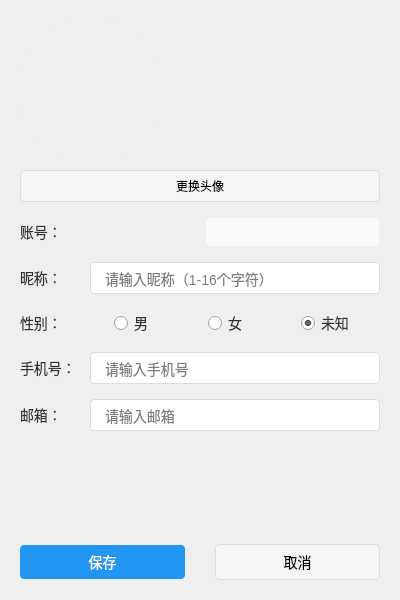
<?xml version="1.0" encoding="UTF-8"?>
<ui version="4.0">
 <class>ProfileRefreshDialog</class>
 <widget class="QDialog" name="ProfileRefreshDialog">
  <property name="geometry">
   <rect>
    <x>0</x>
    <y>0</y>
    <width>400</width>
    <height>600</height>
   </rect>
  </property>
  <property name="windowTitle">
   <string>编辑个人资料</string>
  </property>
  <property name="fixedSize" stdset="0">
   <size>
    <width>400</width>
    <height>600</height>
   </size>
  </property>
  <layout class="QVBoxLayout" name="verticalLayout">
   <property name="spacing">
    <number>15</number>
   </property>
   <property name="leftMargin">
    <number>20</number>
   </property>
   <property name="topMargin">
    <number>20</number>
   </property>
   <property name="rightMargin">
    <number>20</number>
   </property>
   <property name="bottomMargin">
    <number>20</number>
   </property>
   <item>
    <layout class="QVBoxLayout" name="avatarLayout">
     <property name="spacing">
      <number>10</number>
     </property>
     <item>
      <widget class="QLabel" name="lblAvatar">
       <property name="minimumSize">
        <size>
         <width>140</width>
         <height>140</height>
        </size>
       </property>
       <property name="maximumSize">
        <size>
         <width>140</width>
         <height>140</height>
        </size>
       </property>
       <property name="styleSheet">
        <string notr="true">background-color: #f0f0f0; border-radius: 70px; border: 1px solid #eee;</string>
       </property>
       <property name="alignment">
        <set>Qt::AlignmentFlag::AlignCenter</set>
       </property>
      </widget>
     </item>
     <item>
      <widget class="QPushButton" name="btnChangeAvatar">
       <property name="styleSheet">
        <string notr="true">padding: 6px 12px; background: #f5f5f5; border: 1px solid #ddd; border-radius: 4px;</string>
       </property>
       <property name="text">
        <string>更换头像</string>
       </property>
      </widget>
     </item>
    </layout>
   </item>
   <item>
    <layout class="QHBoxLayout" name="accountLayout">
     <property name="spacing">
      <number>10</number>
     </property>
     <item>
      <widget class="QLabel" name="lblAccountLabel">
       <property name="styleSheet">
        <string notr="true">font-size: 14px; color: #333; min-width: 60px; text-align: right;</string>
       </property>
       <property name="text">
        <string>账号：</string>
       </property>
      </widget>
     </item>
     <item>
      <widget class="QLabel" name="lblUsername">
       <property name="styleSheet">
        <string notr="true">font-size: 14px; color: #666; background-color: #f9f9f9; padding: 6px 12px; border-radius: 4px; border: 1px solid #eee;</string>
       </property>
      </widget>
     </item>
    </layout>
   </item>
   <item>
    <layout class="QHBoxLayout" name="nicknameLayout">
     <property name="spacing">
      <number>10</number>
     </property>
     <item>
      <widget class="QLabel" name="lblNicknameLabel">
       <property name="styleSheet">
        <string notr="true">font-size: 14px; color: #333; min-width: 60px; text-align: right;</string>
       </property>
       <property name="text">
        <string>昵称：</string>
       </property>
      </widget>
     </item>
     <item>
      <widget class="QLineEdit" name="txtNickname">
       <property name="styleSheet">
        <string notr="true">font-size: 14px; padding: 6px 12px; border: 1px solid #ddd; border-radius: 4px;</string>
       </property>
       <property name="maxLength">
        <number>16</number>
       </property>
       <property name="placeholderText">
        <string>请输入昵称（1-16个字符）</string>
       </property>
      </widget>
     </item>
    </layout>
   </item>
   <item>
    <layout class="QHBoxLayout" name="genderLayout">
     <property name="spacing">
      <number>15</number>
     </property>
     <item>
      <widget class="QLabel" name="lblGenderLabel">
       <property name="styleSheet">
        <string notr="true">font-size: 14px; color: #333; min-width: 60px; text-align: right;</string>
       </property>
       <property name="text">
        <string>性别：</string>
       </property>
      </widget>
     </item>
     <item>
      <widget class="QRadioButton" name="rdoMale">
       <property name="styleSheet">
        <string notr="true">font-size: 14px; color: #333;</string>
       </property>
       <property name="text">
        <string>男</string>
       </property>
      </widget>
     </item>
     <item>
      <widget class="QRadioButton" name="rdoFemale">
       <property name="styleSheet">
        <string notr="true">font-size: 14px; color: #333;</string>
       </property>
       <property name="text">
        <string>女</string>
       </property>
      </widget>
     </item>
     <item>
      <widget class="QRadioButton" name="rdoUnknown">
       <property name="styleSheet">
        <string notr="true">font-size: 14px; color: #333;</string>
       </property>
       <property name="text">
        <string>未知</string>
       </property>
       <property name="checked">
        <bool>true</bool>
       </property>
      </widget>
     </item>
    </layout>
   </item>
   <item>
    <layout class="QHBoxLayout" name="phoneLayout">
     <property name="spacing">
      <number>10</number>
     </property>
     <item>
      <widget class="QLabel" name="lblPhoneLabel">
       <property name="styleSheet">
        <string notr="true">font-size: 14px; color: #333; min-width: 60px; text-align: right;</string>
       </property>
       <property name="text">
        <string>手机号：</string>
       </property>
      </widget>
     </item>
     <item>
      <widget class="QLineEdit" name="txtPhone">
       <property name="styleSheet">
        <string notr="true">font-size: 14px; padding: 6px 12px; border: 1px solid #ddd; border-radius: 4px;</string>
       </property>
       <property name="maxLength">
        <number>20</number>
       </property>
       <property name="placeholderText">
        <string>请输入手机号</string>
       </property>
      </widget>
     </item>
    </layout>
   </item>
   <item>
    <layout class="QHBoxLayout" name="emailLayout">
     <property name="spacing">
      <number>10</number>
     </property>
     <item>
      <widget class="QLabel" name="lblEmailLabel">
       <property name="styleSheet">
        <string notr="true">font-size: 14px; color: #333; min-width: 60px; text-align: right;</string>
       </property>
       <property name="text">
        <string>邮箱：</string>
       </property>
      </widget>
     </item>
     <item>
      <widget class="QLineEdit" name="txtEmail">
       <property name="styleSheet">
        <string notr="true">font-size: 14px; padding: 6px 12px; border: 1px solid #ddd; border-radius: 4px;</string>
       </property>
       <property name="maxLength">
        <number>50</number>
       </property>
       <property name="placeholderText">
        <string>请输入邮箱</string>
       </property>
      </widget>
     </item>
    </layout>
   </item>
   <item>
    <spacer name="verticalSpacer">
     <property name="orientation">
      <enum>Qt::Orientation::Vertical</enum>
     </property>
     <property name="sizeHint" stdset="0">
      <size>
       <width>20</width>
       <height>40</height>
      </size>
     </property>
    </spacer>
   </item>
   <item>
    <layout class="QHBoxLayout" name="buttonLayout">
     <property name="spacing">
      <number>30</number>
     </property>
     <item>
      <widget class="QPushButton" name="btnSave">
       <property name="styleSheet">
        <string notr="true">font-size: 14px; padding: 6px 24px; background: #2196F3; color: white; border: none; border-radius: 4px;</string>
       </property>
       <property name="text">
        <string>保存</string>
       </property>
       <property name="autoDefault">
        <bool>false</bool>
       </property>
      </widget>
     </item>
     <item>
      <widget class="QPushButton" name="btnCancel">
       <property name="styleSheet">
        <string notr="true">font-size: 14px; padding: 6px 24px; background: #f5f5f5; border: 1px solid #ddd; border-radius: 4px;</string>
       </property>
       <property name="text">
        <string>取消</string>
       </property>
      </widget>
     </item>
    </layout>
   </item>
  </layout>
 </widget>
 <resources/>
 <connections/>
</ui>
